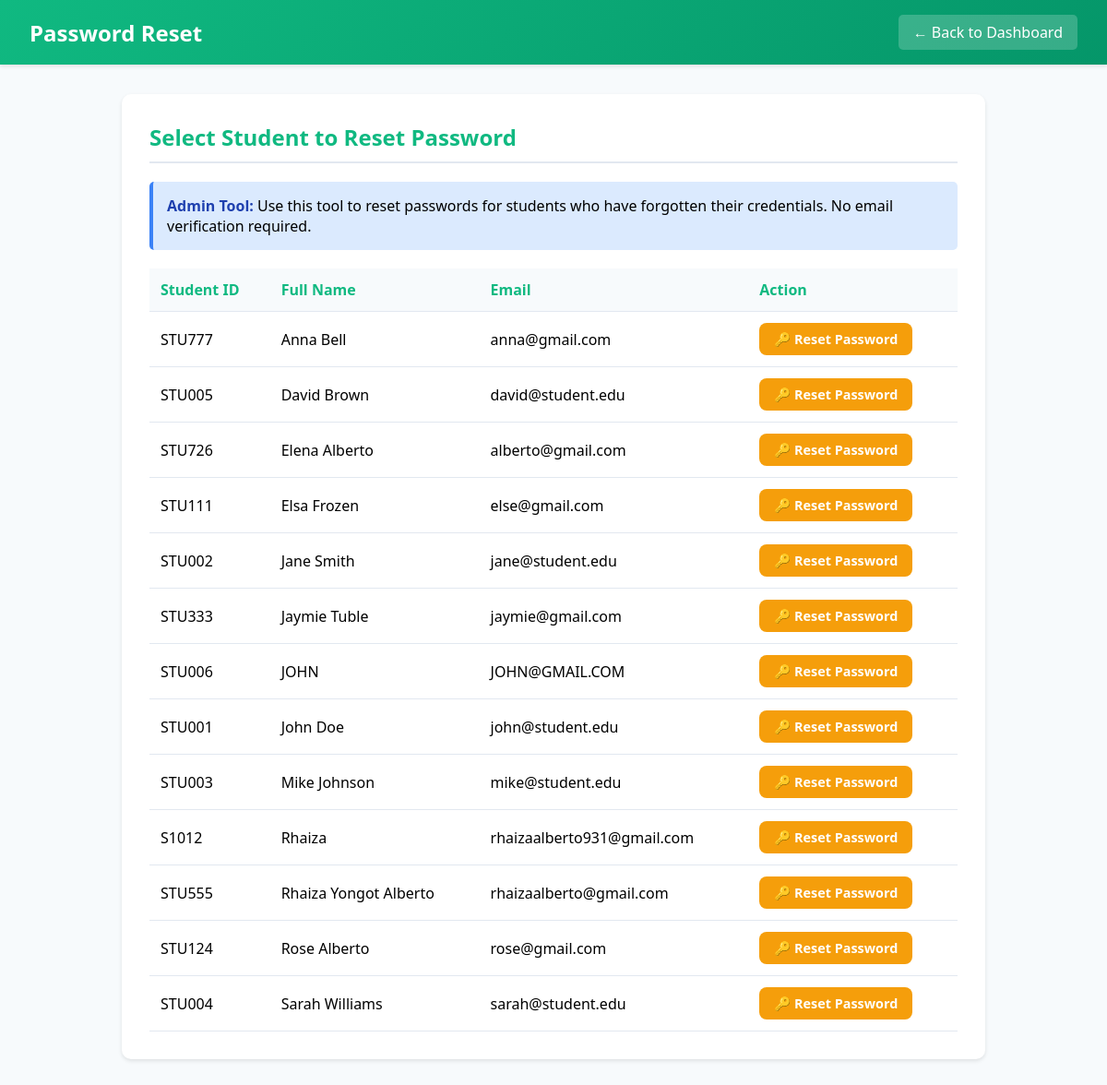
Page /password_reset.php (signed in) on the committed database.
### tables this page shows
CREATE TABLE `users` (
  `id` int(11) NOT NULL,
  `student_id` varchar(50) NOT NULL,
  `first_name` varchar(100) DEFAULT NULL,
  `middle_name` varchar(100) DEFAULT NULL,
  `last_name` varchar(100) DEFAULT NULL,
  `full_name` varchar(100) NOT NULL,
  `email` varchar(100) NOT NULL,
  `password` varchar(255) NOT NULL,
  `role` enum('student','admin') DEFAULT 'student',
  `created_at` timestamp NOT NULL DEFAULT current_timestamp()
);

### password_reset.php (the view, shortened to what this page needs)
<?php
$conn = getDBConnection();
$resetStudent = null;
$studentsQuery = "SELECT id, student_id, full_name, email FROM users WHERE role = 'student' ORDER BY full_name";
$students = $conn->query($studentsQuery);
?>
<!DOCTYPE html>
<html lang="en">
<head>
</head>
<body>
    <div class="navbar">
        <h1> Password Reset</h1>
        <a href="admin_dashboard.php">← Back to Dashboard</a>
    </div>
    <div class="container">
        <?php if ($resetStudent): ?>
        <div class="card">
            <h2> Reset Password</h2>
            <div class="warning-banner">
                <strong> Security Notice:</strong> Make sure to inform the student of their new password securely. Consider using a temporary password that they should change after first login.
            </div>
            <div class="reset-form">
                <div class="student-info">
                    <strong>Student:</strong> <?php echo htmlspecialchars($resetStudent['full_name']); ?><br>
                    <strong>Student ID:</strong> <?php echo htmlspecialchars($resetStudent['student_id']); ?>
                </div>
                <form method="POST" action="">
                    <input type="hidden" name="user_id" value="<?php echo $resetStudent['id']; ?>">
                    <div class="form-group">
                        <label for="new_password">New Password *</label>
                        <input type="password" id="new_password" name="new_password"
                               placeholder="Enter new password" required minlength="4">
                        <p class="password-strength">Minimum 4 characters required</p>
                    </div>
                    <div class="form-group">
                        <label for="confirm_password">Confirm Password *</label>
                        <input type="password" id="confirm_password" name="confirm_password"
                               placeholder="Re-enter new password" required minlength="4">
                    </div>
                    <button type="submit" name="reset_password" class="btn btn-primary">
                         Reset Password
                    </button>
                    <a href="password_reset.php" class="btn btn-secondary">Cancel</a>
                </form>
            </div>
        </div>
        <?php else: ?>
        <div class="card">
            <h2>Select Student to Reset Password</h2>
            <div class="info-banner">
                <strong> Admin Tool:</strong> Use this tool to reset passwords for students who have forgotten their credentials. No email verification required.
            </div>
            <?php if ($students->num_rows > 0): ?>
                <table>
                    <thead>
                        <tr>
                            <th>Student ID</th>
                            <th>Full Name</th>
                            <th>Email</th>
                            <th>Action</th>
                        </tr>
                    </thead>
                    <tbody>
                        <?php while ($student = $students->fetch_assoc()): ?>
                            <tr>
                                <td><?php echo htmlspecialchars($student['student_id']); ?></td>
                                <td><?php echo htmlspecialchars($student['full_name']); ?></td>
                                <td><?php echo htmlspecialchars($student['email']); ?></td>
                                <td>
                                    <a href="?reset=<?php echo $student['id']; ?>" class="btn btn-warning">
                                        🔑 Reset Password
                                    </a>
                                </td>
                            </tr>
                        <?php endwhile; ?>
                    </tbody>
                </table>
            <?php else: ?>
                <p style="text-align: center; color: #666; padding: 20px;">No students registered yet.</p>
            <?php endif; ?>
        </div>
        <?php endif; ?>
    </div>
</body>
</html>

### password_reset.php (style rules this page uses)
* { margin: 0; padding: 0; box-sizing: border-box; }
body { font-family: 'Segoe UI', Tahoma, Geneva, Verdana, sans-serif; background: #f7fafc; }
.navbar { background: linear-gradient(135deg, #10b981 0%, #059669 100%); color: white; padding: 1rem 2rem; display: flex; justify-content: space-between; align-items: center; box-shadow: 0 2px 4px rgba(0,0,0,0.1); }
.navbar h1 { font-size: 1.5em; }
.navbar a { color: white; text-decoration: none; padding: 8px 16px; background: rgba(255,255,255,0.2); border-radius: 5px; }
.container { max-width: 1000px; margin: 2rem auto; padding: 0 2rem; }
.card { background: white; padding: 30px; border-radius: 10px; box-shadow: 0 2px 4px rgba(0,0,0,0.1); margin-bottom: 20px; }
.card h2 { color: #10b981; margin-bottom: 20px; padding-bottom: 10px; border-bottom: 2px solid #e2e8f0; }
.info-banner { background: #dbeafe; border-left: 4px solid #3b82f6; padding: 15px; margin-bottom: 20px; border-radius: 5px; }
.info-banner strong { color: #1e40af; }
.btn { padding: 12px 24px; border: none; border-radius: 8px; font-size: 1em; cursor: pointer; font-weight: 600; transition: all 0.3s; text-decoration: none; display: inline-block; }
.btn-warning { background: #f59e0b; color: white; padding: 8px 16px; font-size: 0.9em; }
table { width: 100%; border-collapse: collapse; }
th, td { padding: 12px; text-align: left; border-bottom: 1px solid #e2e8f0; }
th { background: #f7fafc; color: #10b981; font-weight: 600; }

### rows in the picture
users: student "STU777", full_name "Anna Bell", email "anna@gmail.com"
users: student "STU005", full_name "David Brown", email "david@student.edu"
users: student "STU726", full_name "Elena Alberto", email "alberto@gmail.com"
users: student "STU111", full_name "Elsa Frozen", email "else@gmail.com"
users: student "STU002", full_name "Jane Smith", email "jane@student.edu"
users: student "STU333", full_name "Jaymie Tuble", email "jaymie@gmail.com"
users: student "STU006", full_name "JOHN", email "JOHN@GMAIL.COM"
users: student "STU001", full_name "John Doe", email "john@student.edu"
users: student "STU003", full_name "Mike Johnson", email "mike@student.edu"
users: student "S1012", full_name "Rhaiza", email "rhaizaalberto931@gmail.com"
users: student "STU555", full_name "Rhaiza Yongot Alberto", email "rhaizaalberto@gmail.com"
users: student "STU124", full_name "Rose Alberto", email "rose@gmail.com"
users: student "STU004", full_name "Sarah Williams", email "sarah@student.edu"
